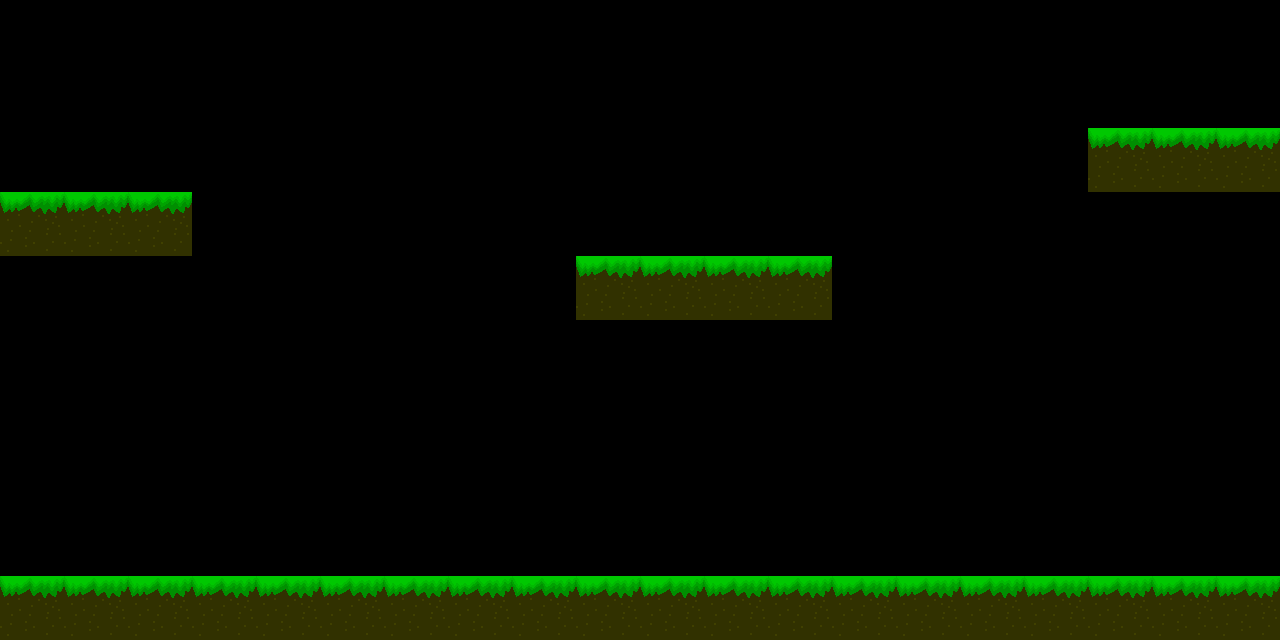

This is a level from a 2D game, rendered from its Tiled map with the project's own tilesets. A one-line summary and the complete map file follow:
An orthogonal 20x10 tile map with 64x64 px tiles, 1 tile layer (Tile Layer 1).

<map version="1.0" tiledversion="1.1.2" orientation="orthogonal" renderorder="right-down" width="20" height="10" tilewidth="64" tileheight="64" infinite="0" nextobjectid="1">
 <tileset firstgid="1" name="New Set" tilewidth="64" tileheight="64" tilecount="1" columns="1">
  <image source="Groond.png" width="64" height="64" />
 </tileset>
 <layer name="Tile Layer 1" width="20" height="10">
  <data encoding="csv">
0,0,0,0,0,0,0,0,0,0,0,0,0,0,0,0,0,0,0,0,
0,0,0,0,0,0,0,0,0,0,0,0,0,0,0,0,0,0,0,0,
0,0,0,0,0,0,0,0,0,0,0,0,0,0,0,0,0,1,1,1,
1,1,1,0,0,0,0,0,0,0,0,0,0,0,0,0,0,0,0,0,
0,0,0,0,0,0,0,0,0,1,1,1,1,0,0,0,0,0,0,0,
0,0,0,0,0,0,0,0,0,0,0,0,0,0,0,0,0,0,0,0,
0,0,0,0,0,0,0,0,0,0,0,0,0,0,0,0,0,0,0,0,
0,0,0,0,0,0,0,0,0,0,0,0,0,0,0,0,0,0,0,0,
0,0,0,0,0,0,0,0,0,0,0,0,0,0,0,0,0,0,0,0,
1,1,1,1,1,1,1,1,1,1,1,1,1,1,1,1,1,1,1,1
</data>
 </layer>
</map>
